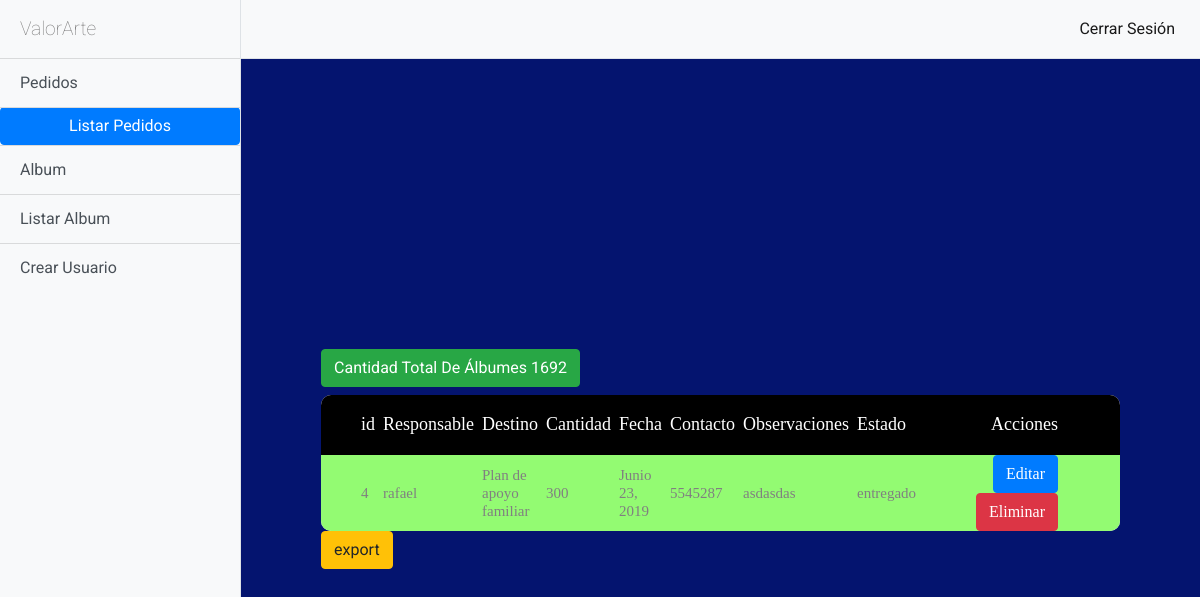
Before: /pedidos/listar (signed in) with the older database file.
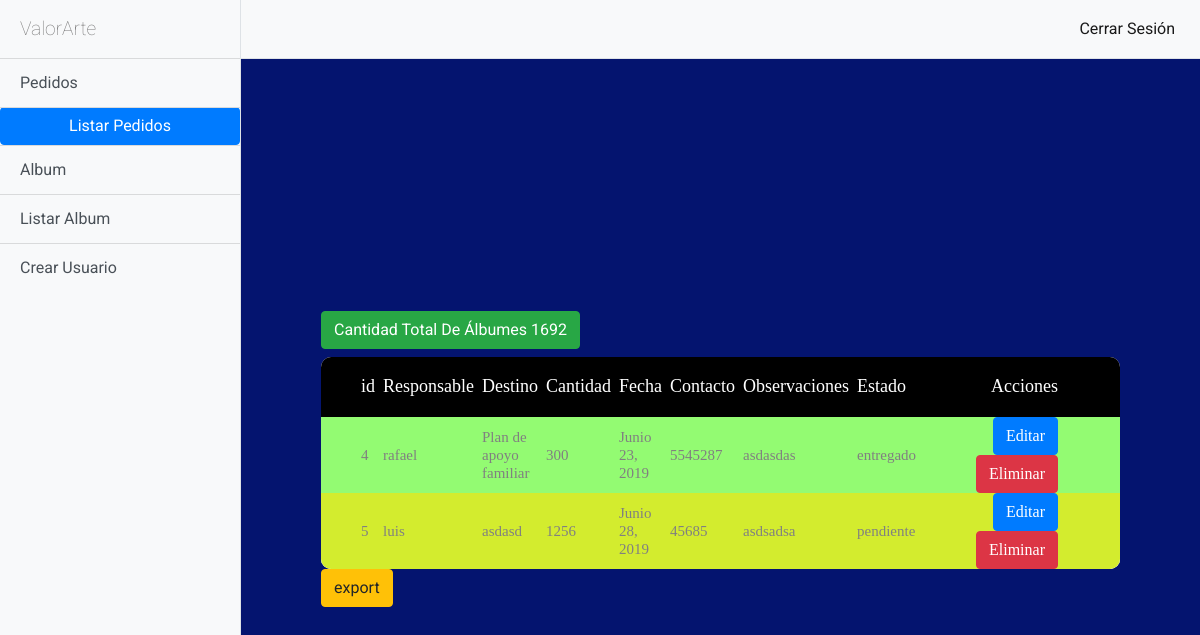
After: the same page with the newer database file.
### pedidos/models.py (models this page shows, shortened)
class Pedido(models.Model):
    responsable = models.CharField(max_length=150)
    destino = models.CharField(max_length=150)
    cantidad = models.IntegerField()
    fecha = models.DateField()
    contacto = models.CharField(max_length=150)
    estado = models.CharField(max_length=250)
    observaciones = models.CharField(max_length=250)

### pedidos/views.py (the view)
class PedidoList(ListView):
    model = Pedido
    template_name = 'pedidos/pedidos_list.html'
    def get_context_data(self, **kwargs):
        context =super(PedidoList, self).get_context_data(**kwargs)
        cantidad = Pedido.objects.all()
        context['cantidad_total']= cantidad
        suma=0
        for i in cantidad:
            if i.estado =="entregado":
                suma = suma+int(i.cantidad)
        context['cantidad_total']= suma
        cantalbum= Album.objects.all()
        context['cantidad_album']=cantalbum
        sumalbum = 0
        for i in cantalbum:
            sumalbum = sumalbum+int(i.cantidad)
        context['cantidad_album']=sumalbum - suma
        return context

### templates/pedidos/pedidos_list.html (shortened to what the changed rows need)
{% extends 'base/base.html' %}
{% block navbar %}
      <div id="page-content-wrapper">
    {% endblock navbar %}
{% block content %}
<div class="limiter">
        <div class="container-table100">
          <div class="wrap-table100">
            <div class="table100">
              <table class="dataTable" id="pedidos">
                <thead>
                  <tr class="table100-head">
                        <th class="column1">id</th>
                        <th class="column3">Responsable</th>
                        <th class="column3">Destino</th>
                        <th class="column3">Cantidad</th>
                        <th class="column3">Fecha</th>
                        <th class="column3">Contacto</th>
                        <th class="column3">Observaciones</th>
                        <th class="column6">Estado</th>
                        <th class="column6">Acciones</th>
                </thead>
                <tbody class="fpedido">
                        {% if object_list %}
                        {% for pedido in object_list %}
                        <tr>
                          {% if pedido.estado == "entregado" %}
                          <td class="column1" bgcolor="#93FB72">{{pedido.id}}</td>
                          <td class="column2" bgcolor="#93FB72">{{pedido.responsable}}</td>
                          <td class="column2" bgcolor="#93FB72">{{pedido.destino}}</td>
                          <td class="column2" bgcolor="#93FB72">{{pedido.cantidad}}</td>
                          <td class="column2" bgcolor="#93FB72">{{pedido.fecha}}</td>
                          <td class="column2" bgcolor="#93FB72">{{pedido.contacto}}</td>
                          <td class="column2" bgcolor="#93FB72">{{pedido.observaciones}}</td>
                          <td class="column2" bgcolor="#93FB72">{{pedido.estado}}</td>
                          <td class="column6" bgcolor="#93FB72">
                              <a class="btn btn-primary" href="{%url 'pedidos:pedidos_editar' pedido.id%}">Editar</a>
                              <a class="btn btn-danger" href="{%url 'pedidos:pedidos_eliminar' pedido.id%}">Eliminar</a>
                          </td>
                          {% elif pedido.estado == "pendiente"%}
                          <td class="column1" bgcolor="#D3EC2E">{{pedido.id}}</td>
                          <td class="column2" bgcolor="#D3EC2E">{{pedido.responsable}}</td>
                          <td class="column2" bgcolor="#D3EC2E">{{pedido.destino}}</td>
                          <td class="column2" bgcolor="#D3EC2E">{{pedido.cantidad}}</td>
                          <td class="column2" bgcolor="#D3EC2E">{{pedido.fecha}}</td>
                          <td class="column2" bgcolor="#D3EC2E">{{pedido.contacto}}</td>
                          <td class="column2" bgcolor="#D3EC2E">{{pedido.observaciones}}</td>
                          <td class="column2" bgcolor="#D3EC2E">{{pedido.estado}}</td>
                          <td class="column6" bgcolor="#D3EC2E">
                              <a class="btn btn-primary" href="{%url 'pedidos:pedidos_editar' pedido.id%}">Editar</a>
                              <a class="btn btn-danger" href="{%url 'pedidos:pedidos_eliminar' pedido.id%}">Eliminar</a>
                          </td>
                          {% endif %}
                        </tr>
                        {% endfor %}
                        {% else %}
                        <h1>no existen registros</h1>
                    {% endif %}
                    {% if cantidad_album > 0 %}
                    <h1 class="btn btn-success">Cantidad Total De Álbumes {{cantidad_album}}</h1>
                    {% else %}
                    <h1 class="btn btn-danger">Cantidad Total De Álbumes {{cantidad_album}}</h1>
                    {% endif %}
                </tbody>
              </table>
            </div>
          </div>
        </div>
      </div>
{% endblock content %}

Changed rows visible on the page:
added Pedido: id "5", responsable "luis", destino "asdasd", cantidad "1256", fecha "Junio 28, 2019", contacto "45685", observaciones "asdsadsa", estado "pendiente"
